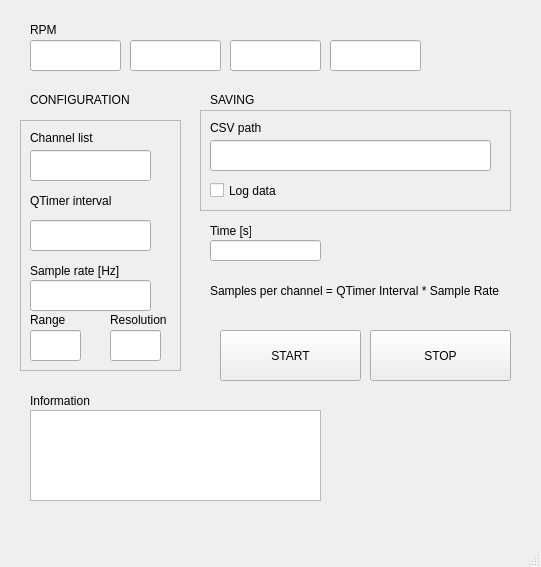
<?xml version="1.0" encoding="UTF-8"?>
<ui version="4.0">
 <class>MainWindow</class>
 <widget class="QMainWindow" name="MainWindow">
  <property name="geometry">
   <rect>
    <x>0</x>
    <y>0</y>
    <width>541</width>
    <height>567</height>
   </rect>
  </property>
  <property name="windowTitle">
   <string>MainWindow</string>
  </property>
  <widget class="QWidget" name="centralwidget">
   <widget class="QFrame" name="frame">
    <property name="geometry">
     <rect>
      <x>20</x>
      <y>120</y>
      <width>161</width>
      <height>251</height>
     </rect>
    </property>
    <property name="frameShape">
     <enum>QFrame::StyledPanel</enum>
    </property>
    <property name="frameShadow">
     <enum>QFrame::Raised</enum>
    </property>
    <widget class="QLabel" name="label_2">
     <property name="geometry">
      <rect>
       <x>10</x>
       <y>10</y>
       <width>71</width>
       <height>16</height>
      </rect>
     </property>
     <property name="text">
      <string>Channel list</string>
     </property>
    </widget>
    <widget class="QLabel" name="label_8">
     <property name="geometry">
      <rect>
       <x>10</x>
       <y>140</y>
       <width>141</width>
       <height>21</height>
      </rect>
     </property>
     <property name="text">
      <string>Sample rate [Hz]</string>
     </property>
    </widget>
    <widget class="QLabel" name="label_12">
     <property name="geometry">
      <rect>
       <x>10</x>
       <y>190</y>
       <width>37</width>
       <height>20</height>
      </rect>
     </property>
     <property name="text">
      <string>Range</string>
     </property>
    </widget>
    <widget class="QLabel" name="label_13">
     <property name="geometry">
      <rect>
       <x>90</x>
       <y>190</y>
       <width>61</width>
       <height>20</height>
      </rect>
     </property>
     <property name="text">
      <string>Resolution</string>
     </property>
    </widget>
    <widget class="QLineEdit" name="textEdit_channelList">
     <property name="geometry">
      <rect>
       <x>10</x>
       <y>30</y>
       <width>121</width>
       <height>31</height>
      </rect>
     </property>
     <property name="text">
      <string/>
     </property>
    </widget>
    <widget class="QLineEdit" name="textEdit_FS">
     <property name="geometry">
      <rect>
       <x>10</x>
       <y>160</y>
       <width>121</width>
       <height>31</height>
      </rect>
     </property>
    </widget>
    <widget class="QLineEdit" name="textEdit_Range">
     <property name="geometry">
      <rect>
       <x>10</x>
       <y>210</y>
       <width>51</width>
       <height>31</height>
      </rect>
     </property>
    </widget>
    <widget class="QLineEdit" name="textEdit_Resolution">
     <property name="geometry">
      <rect>
       <x>90</x>
       <y>210</y>
       <width>51</width>
       <height>31</height>
      </rect>
     </property>
    </widget>
    <widget class="QLineEdit" name="textEdit_QTIM_VAL">
     <property name="geometry">
      <rect>
       <x>10</x>
       <y>100</y>
       <width>121</width>
       <height>31</height>
      </rect>
     </property>
     <property name="text">
      <string/>
     </property>
    </widget>
    <widget class="QLabel" name="label_14">
     <property name="geometry">
      <rect>
       <x>10</x>
       <y>70</y>
       <width>121</width>
       <height>21</height>
      </rect>
     </property>
     <property name="text">
      <string>QTimer interval</string>
     </property>
    </widget>
   </widget>
   <widget class="QLabel" name="label_4">
    <property name="geometry">
     <rect>
      <x>30</x>
      <y>90</y>
      <width>101</width>
      <height>20</height>
     </rect>
    </property>
    <property name="text">
     <string>CONFIGURATION</string>
    </property>
   </widget>
   <widget class="QLabel" name="label_7">
    <property name="geometry">
     <rect>
      <x>210</x>
      <y>90</y>
      <width>101</width>
      <height>20</height>
     </rect>
    </property>
    <property name="text">
     <string>SAVING</string>
    </property>
   </widget>
   <widget class="QFrame" name="frame_2">
    <property name="geometry">
     <rect>
      <x>200</x>
      <y>110</y>
      <width>311</width>
      <height>101</height>
     </rect>
    </property>
    <property name="frameShape">
     <enum>QFrame::StyledPanel</enum>
    </property>
    <property name="frameShadow">
     <enum>QFrame::Raised</enum>
    </property>
    <widget class="QLabel" name="label_6">
     <property name="geometry">
      <rect>
       <x>10</x>
       <y>10</y>
       <width>71</width>
       <height>16</height>
      </rect>
     </property>
     <property name="text">
      <string>CSV path</string>
     </property>
    </widget>
    <widget class="QCheckBox" name="checkBox">
     <property name="geometry">
      <rect>
       <x>10</x>
       <y>70</y>
       <width>101</width>
       <height>21</height>
      </rect>
     </property>
     <property name="text">
      <string>Log data</string>
     </property>
    </widget>
    <widget class="QLineEdit" name="textEdit_FilePath">
     <property name="geometry">
      <rect>
       <x>10</x>
       <y>30</y>
       <width>281</width>
       <height>31</height>
      </rect>
     </property>
    </widget>
   </widget>
   <widget class="QLabel" name="label_9">
    <property name="geometry">
     <rect>
      <x>30</x>
      <y>20</y>
      <width>111</width>
      <height>20</height>
     </rect>
    </property>
    <property name="text">
     <string>RPM</string>
    </property>
   </widget>
   <widget class="QPushButton" name="stopButton">
    <property name="geometry">
     <rect>
      <x>370</x>
      <y>330</y>
      <width>141</width>
      <height>51</height>
     </rect>
    </property>
    <property name="text">
     <string>STOP</string>
    </property>
   </widget>
   <widget class="QPushButton" name="startButton">
    <property name="geometry">
     <rect>
      <x>220</x>
      <y>330</y>
      <width>141</width>
      <height>51</height>
     </rect>
    </property>
    <property name="text">
     <string>START</string>
    </property>
   </widget>
   <widget class="QLabel" name="label_10">
    <property name="geometry">
     <rect>
      <x>30</x>
      <y>390</y>
      <width>81</width>
      <height>21</height>
     </rect>
    </property>
    <property name="text">
     <string>Information</string>
    </property>
   </widget>
   <widget class="QLineEdit" name="lineEdit_Values">
    <property name="geometry">
     <rect>
      <x>30</x>
      <y>40</y>
      <width>91</width>
      <height>31</height>
     </rect>
    </property>
   </widget>
   <widget class="QLineEdit" name="lineEdit_Time">
    <property name="geometry">
     <rect>
      <x>210</x>
      <y>240</y>
      <width>111</width>
      <height>21</height>
     </rect>
    </property>
   </widget>
   <widget class="QLabel" name="label_11">
    <property name="geometry">
     <rect>
      <x>210</x>
      <y>220</y>
      <width>41</width>
      <height>21</height>
     </rect>
    </property>
    <property name="text">
     <string>Time [s]</string>
    </property>
   </widget>
   <widget class="QLineEdit" name="lineEdit_Values_2">
    <property name="geometry">
     <rect>
      <x>130</x>
      <y>40</y>
      <width>91</width>
      <height>31</height>
     </rect>
    </property>
   </widget>
   <widget class="QLineEdit" name="lineEdit_Values_3">
    <property name="geometry">
     <rect>
      <x>230</x>
      <y>40</y>
      <width>91</width>
      <height>31</height>
     </rect>
    </property>
   </widget>
   <widget class="QLineEdit" name="lineEdit_Values_4">
    <property name="geometry">
     <rect>
      <x>330</x>
      <y>40</y>
      <width>91</width>
      <height>31</height>
     </rect>
    </property>
   </widget>
   <widget class="QLabel" name="label">
    <property name="geometry">
     <rect>
      <x>210</x>
      <y>280</y>
      <width>291</width>
      <height>21</height>
     </rect>
    </property>
    <property name="text">
     <string>Samples per channel = QTimer Interval * Sample Rate</string>
    </property>
   </widget>
   <widget class="QPlainTextEdit" name="lineEdit_Errors">
    <property name="geometry">
     <rect>
      <x>30</x>
      <y>410</y>
      <width>291</width>
      <height>91</height>
     </rect>
    </property>
   </widget>
  </widget>
  <widget class="QStatusBar" name="statusbar"/>
 </widget>
 <resources/>
 <connections/>
</ui>
